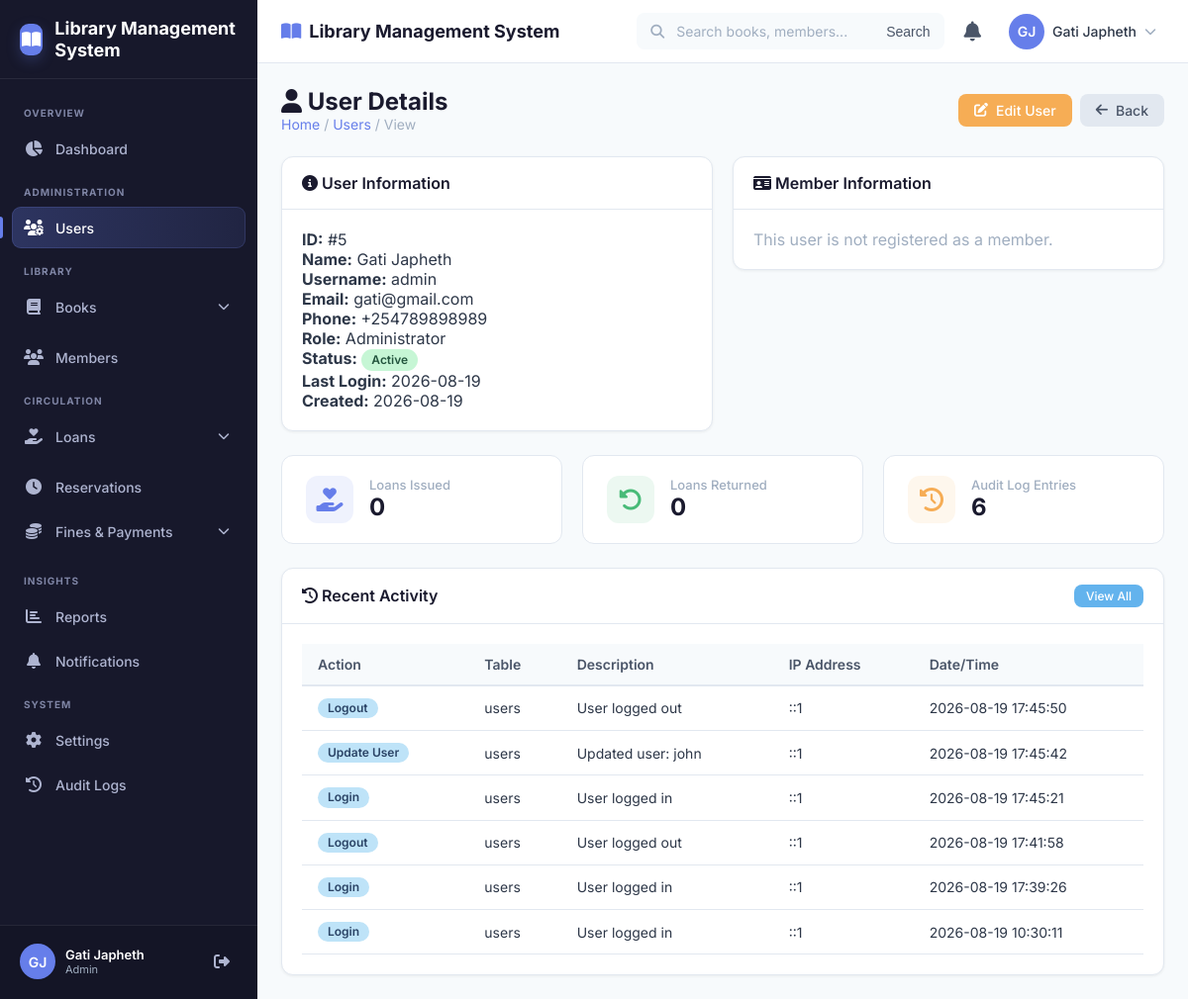
Page /admin/users/view.php?id=5 (signed in) on the committed database.
### tables this page shows
CREATE TABLE `users` (
  `id` int(11) NOT NULL,
  `name` varchar(100) NOT NULL,
  `email` varchar(100) NOT NULL,
  `phone` varchar(20) DEFAULT NULL,
  `username` varchar(50) NOT NULL,
  `password` varchar(255) NOT NULL,
  `role` enum('admin','librarian','member') NOT NULL DEFAULT 'member',
  `status` enum('active','inactive') NOT NULL DEFAULT 'active',
  `profile_image` varchar(255) DEFAULT NULL,
  `last_login` datetime DEFAULT NULL,
  `created_at` timestamp NOT NULL DEFAULT current_timestamp(),
  `updated_at` timestamp NOT NULL DEFAULT current_timestamp() ON UPDATE current_timestamp()
);

CREATE TABLE `audit_logs` (
  `id` int(11) NOT NULL,
  `user_id` int(11) DEFAULT NULL,
  `action` varchar(100) NOT NULL,
  `table_name` varchar(50) DEFAULT NULL,
  `record_id` int(11) DEFAULT NULL,
  `description` text DEFAULT NULL,
  `ip_address` varchar(45) DEFAULT NULL,
  `created_at` timestamp NOT NULL DEFAULT current_timestamp()
);

### admin/users/view.php (the view, shortened to what this page needs)
<?php
$pdo = getDBConnection();
$userId = isset($_GET['id']) ? (int) $_GET['id'] : 0;
$stmt = $pdo->prepare("
    SELECT u.*,
           (SELECT COUNT(*) FROM loans WHERE issued_by = u.id) as loans_issued,
           (SELECT COUNT(*) FROM loans WHERE returned_to = u.id) as loans_returned
    FROM users u
    WHERE u.id = ?
");
$stmt->execute([$userId]);
$user = $stmt->fetch();
$isMember = false;
$stmt = $pdo->prepare("SELECT * FROM members WHERE user_id = ?");
$stmt->execute([$userId]);
$member = $stmt->fetch();
$stmt = $pdo->prepare("
    SELECT * FROM audit_logs
    WHERE user_id = ?
    ORDER BY created_at DESC
    LIMIT 20
");
$stmt->execute([$userId]);
$auditLogs = $stmt->fetchAll();
include_once '../../includes/header.php';
include_once '../../includes/navbar.php';
include_once '../../includes/sidebar.php';
?>
<main class="page-content">
    <div class="page-header">
        <div>
            <h1><i class="fas fa-user"></i> User Details</h1>
            <div class="breadcrumb">
                <a href="../dashboard.php">Home</a> / <a href="index.php">Users</a> / View
            </div>
        </div>
        <div class="page-actions">
            <a href="edit.php?id=<?php echo $userId; ?>" class="btn btn-warning">
                <i class="fas fa-edit"></i> Edit User
            </a>
            <a href="index.php" class="btn btn-secondary">
                <i class="fas fa-arrow-left"></i> Back
            </a>
        </div>
    </div>
    <div class="row">
        <div class="col-6">
            <div class="card">
                <div class="card-header">
                    <h5><i class="fas fa-info-circle"></i> User Information</h5>
                </div>
                <div class="card-body">
                    <p><strong>ID:</strong> #<?php echo $user['id']; ?></p>
                    <p><strong>Name:</strong> <?php echo $user['name']; ?></p>
                    <p><strong>Username:</strong> <?php echo $user['username']; ?></p>
                    <p><strong>Email:</strong> <?php echo $user['email']; ?></p>
                    <?php if ($user['phone']): ?>
                        <p><strong>Phone:</strong> <?php echo $user['phone']; ?></p>
                    <?php endif; ?>
                    <p><strong>Role:</strong> <?php echo getRoleDisplayName($user['role']); ?></p>
                    <p><strong>Status:</strong> <?php echo getStatusBadge($user['status']); ?></p>
                    <p><strong>Last Login:</strong> <?php echo $user['last_login'] ? formatDate($user['last_login']) : 'Never'; ?></p>
                    <p><strong>Created:</strong> <?php echo formatDate($user['created_at']); ?></p>
                </div>
            </div>
        </div>
        <div class="col-6">
            <div class="card">
                <div class="card-header">
                    <h5><i class="fas fa-id-card"></i> Member Information</h5>
                </div>
                <div class="card-body">
                    <?php if ($isMember && $member): ?>
                        <p><strong>Member Number:</strong> <?php echo $member['member_number']; ?></p>
                        <p><strong>Membership Type:</strong> <?php echo $member['membership_type']; ?></p>
                        <p><strong>Member Status:</strong> <?php echo getStatusBadge($member['status'], 'member'); ?></p>
                        <p><strong>Registration Date:</strong> <?php echo formatDate($member['registration_date']); ?></p>
                        <?php if ($member['date_of_birth']): ?>
                            <p><strong>Date of Birth:</strong> <?php echo formatDate($member['date_of_birth']); ?></p>
                        <?php endif; ?>
                        <?php if ($member['gender']): ?>
                            <p><strong>Gender:</strong> <?php echo $member['gender']; ?></p>
                        <?php endif; ?>
                        <?php if ($member['address']): ?>
                            <p><strong>Address:</strong> <?php echo nl2br($member['address']); ?></p>
                        <?php endif; ?>
                        <?php if ($member['emergency_contact']): ?>
                            <p><strong>Emergency Contact:</strong> <?php echo $member['emergency_contact']; ?></p>
                        <?php endif; ?>
                        <div class="mt-3">
                            <a href="../members/view.php?id=<?php echo $member['id']; ?>" class="btn btn-info">
                                <i class="fas fa-eye"></i> View Full Member Profile
                            </a>
                        </div>
                    <?php else: ?>
                        <p class="text-muted">This user is not registered as a member.</p>
                    <?php endif; ?>
                </div>
            </div>
        </div>
    </div>
    <div class="row mt-3">
        <div class="col-4">
            <div class="stat-card">
                <div class="stat-icon primary">
                    <i class="fas fa-hand-holding-heart"></i>
                </div>
                <div class="stat-info">
                    <div class="stat-label">Loans Issued</div>
                    <div class="stat-value"><?php echo $user['loans_issued']; ?></div>
                </div>
            </div>
        </div>
        <div class="col-4">
            <div class="stat-card">
                <div class="stat-icon success">
                    <i class="fas fa-undo-alt"></i>
                </div>
                <div class="stat-info">
                    <div class="stat-label">Loans Returned</div>
                    <div class="stat-value"><?php echo $user['loans_returned']; ?></div>
                </div>
            </div>
        </div>
        <div class="col-4">
            <div class="stat-card">
                <div class="stat-icon warning">
                    <i class="fas fa-history"></i>
                </div>
                <div class="stat-info">
                    <div class="stat-label">Audit Log Entries</div>
                    <div class="stat-value"><?php echo count($auditLogs); ?></div>
                </div>
            </div>
        </div>
    </div>
    <div class="row mt-3">
        <div class="col-12">
            <div class="card">
                <div class="card-header">
                    <h5><i class="fas fa-history"></i> Recent Activity</h5>
                    <a href="../audit-logs/index.php?user_id=<?php echo $userId; ?>" class="btn btn-sm btn-info">
                        View All
                    </a>
                </div>
                <div class="card-body">
                    <?php if (empty($auditLogs)): ?>
                        <p class="text-muted text-center">No audit logs found for this user</p>
                    <?php else: ?>
                        <div class="table-responsive">
                            <table class="table">
                                <thead>
                                    <tr>
                                        <th>Action</th>
                                        <th>Table</th>
                                        <th>Description</th>
                                        <th>IP Address</th>
                                        <th>Date/Time</th>
                                    </tr>
                                </thead>
                                <tbody>
                                    <?php foreach ($auditLogs as $log): ?>
                                        <tr>
                                            <td><span class="badge badge-info"><?php echo ucwords(str_replace('_', ' ', $log['action'])); ?></span></td>
                                            <td><?php echo $log['table_name'] ?: 'N/A'; ?></td>
                                            <td><?php echo $log['description'] ?: 'N/A'; ?></td>
                                            <td><?php echo $log['ip_address'] ?: 'N/A'; ?></td>
                                            <td><?php echo formatDate($log['created_at'], 'Y-m-d H:i:s'); ?></td>
                                        </tr>
                                    <?php endforeach; ?>
                                </tbody>
                            </table>
                        </div>
                    <?php endif; ?>
                </div>
            </div>
        </div>
    </div>
</main>
<?php include_once '../../includes/footer.php'; ?>

### includes/functions.php (shortened to what this page needs)
<?php
function formatDate(string $date, string $format = 'Y-m-d'): string {
    $dt = new DateTime($date);
    return $dt->format($format);
}
function getRoleDisplayName(string $role): string {
    $roles = [
        'admin' => 'Administrator',
        'librarian' => 'Librarian',
        'member' => 'Member'
    ];
    return $roles[$role] ?? $role;
}
function getStatusDisplayName(string $status, string $type = 'user'): string {
    $statuses = [
        'user' => [
            'active' => 'Active',
            'inactive' => 'Inactive'
        ],
        'member' => [
            'active' => 'Active',
            'inactive' => 'Inactive',
            'suspended' => 'Suspended'
        ],
        'copy' => [
            'Available' => 'Available',
            'Borrowed' => 'Borrowed',
            'Reserved' => 'Reserved',
            'Lost' => 'Lost',
            'Damaged' => 'Damaged',
            'Maintenance' => 'Maintenance'
        ],
        'loan' => [
            'Borrowed' => 'Borrowed',
            'Returned' => 'Returned',
            'Overdue' => 'Overdue',
            'Lost' => 'Lost'
        ],
        'fine' => [
            'Unpaid' => 'Unpaid',
            'Paid' => 'Paid',
            'Waived' => 'Waived'
        ]
    ];
    return $statuses[$type][$status] ?? $status;
}
function getStatusBadge(string $status, string $type = 'user'): string {
    $classes = [
        'active' => 'badge-success',
        'inactive' => 'badge-danger',
        'suspended' => 'badge-warning',
        'Available' => 'badge-success',
        'Borrowed' => 'badge-warning',
        'Reserved' => 'badge-info',
        'Lost' => 'badge-danger',
        'Damaged' => 'badge-danger',
        'Maintenance' => 'badge-secondary',
        'Returned' => 'badge-success',
        'Overdue' => 'badge-danger',
        'Unpaid' => 'badge-danger',
        'Paid' => 'badge-success',
        'Waived' => 'badge-secondary'
    ];
    $display = getStatusDisplayName($status, $type);
    $class = $classes[$status] ?? 'badge-secondary';
    return '<span class="badge ' . $class . '">' . $display . '</span>';
}

### assets/css/style.css (style rules this page uses)
:root { --primary: #667eea; --primary-dark: #5a67d8; --primary-light: #7c8cf5; --secondary: #764ba2; --success: #48bb78; --danger: #fc8181; --warning: #f6ad55; --info: #63b3ed; --dark: #1a1a2e; --gray-900: #2d3748; --gray-700: #4a5568; --gray-500: #a0aec0; --gray-300: #e2e8f0; --gray-100: #f7fafc; --white: #ffffff; --sidebar-width: 260px; --navbar-height: 64px; --border-radius: 12px; --transition: all 0.3s cubic-bezier(0.4, 0, 0.2, 1); --font-family: 'Inter', -apple-system, BlinkMacSystemFont, sans-serif; }
* { margin: 0; padding: 0; box-sizing: border-box; }
html { font-size: 16px; scroll-behavior: smooth; }
body { font-family: var(--font-family); background: var(--gray-100); color: var(--gray-900); min-height: 100vh; display: flex; flex-direction: column; }
a { text-decoration: none; color: inherit; }
.page-content { flex: 1; padding: 24px; }
.page-header { display: flex; justify-content: space-between; align-items: center; margin-bottom: 24px; flex-wrap: wrap; gap: 12px; }
.page-header h1 { font-size: 24px; font-weight: 700; color: var(--dark); }
.page-header .breadcrumb { font-size: 14px; color: var(--gray-500); }
.page-header .breadcrumb a { color: var(--primary); }
.page-header .page-actions { display: flex; gap: 8px; }
.card { background: var(--white); border-radius: var(--border-radius); box-shadow: 0 1px 3px rgba(0,0,0,0.06); border: 1px solid var(--gray-300); overflow: hidden; }
.card-header { padding: 16px 20px; border-bottom: 1px solid var(--gray-300); display: flex; justify-content: space-between; align-items: center; flex-wrap: wrap; gap: 8px; }
.card-header h5 { font-size: 16px; font-weight: 600; color: var(--dark); }
.card-body { padding: 20px; }
.stat-card { background: var(--white); border-radius: var(--border-radius); padding: 20px 24px; border: 1px solid var(--gray-300); display: flex; align-items: center; gap: 16px; transition: var(--transition); }
.stat-icon { width: 48px; height: 48px; border-radius: 12px; display: flex; align-items: center; justify-content: center; font-size: 24px; flex-shrink: 0; }
.stat-icon.primary { background: rgba(102, 126, 234, 0.1); color: var(--primary); }
.stat-icon.success { background: rgba(72, 187, 120, 0.1); color: var(--success); }
.stat-icon.warning { background: rgba(246, 173, 85, 0.1); color: var(--warning); }
.stat-info { flex: 1; min-width: 0; }
.stat-info .stat-label { font-size: 13px; color: var(--gray-500); font-weight: 500; }
.stat-info .stat-value { font-size: 24px; font-weight: 700; color: var(--dark); }
.row { display: grid; grid-template-columns: repeat(12, 1fr); gap: 20px; }
.col-4 { grid-column: span 4; }
.col-6 { grid-column: span 6; }
.col-12 { grid-column: span 12; }
.btn { display: inline-flex; align-items: center; gap: 8px; padding: 8px 16px; border: none; border-radius: 8px; font-size: 14px; font-weight: 500; font-family: var(--font-family); cursor: pointer; transition: var(--transition); text-decoration: none; }
.btn i { font-size: 14px; }
.btn-warning { background: var(--warning); color: var(--white); }
.btn-info { background: var(--info); color: var(--white); }
.btn-secondary { background: var(--gray-300); color: var(--gray-700); }
.btn-sm { padding: 4px 12px; font-size: 12px; }
.table-responsive { overflow-x: auto; -webkit-overflow-scrolling: touch; }
.table { width: 100%; border-collapse: collapse; font-size: 14px; }
.table thead { background: var(--gray-100); }
.table th { padding: 12px 16px; text-align: left; font-weight: 600; color: var(--gray-700); border-bottom: 2px solid var(--gray-300); white-space: nowrap; }
.table td { padding: 12px 16px; border-bottom: 1px solid var(--gray-300); vertical-align: middle; }
.badge { display: inline-flex; align-items: center; justify-content: center; max-width: 100%; padding: 3px 10px; border-radius: 999px; font-size: 12px; line-height: 1.35; font-weight: 600; text-align: center; white-space: normal; overflow-wrap: anywhere; vertical-align: middle; }
.table .badge { padding: 2px 10px; }
.badge-success { background: #c6f6d5; color: #22543d; }
.badge-info { background: #bee3f8; color: #2a4365; }
.text-muted { color: var(--gray-500); }
.mt-3 { margin-top: 24px; }

### rows in the picture
users: id "5", name "Gati Japheth", username "admin", email "gati@gmail.com", phone "+254789898989", role "Administrator", status "Active", last_login "2026-08-19", created_at "2026-08-19"
audit_logs: action "Logout", table_name "users", description "User logged out", ip_address "::1", created_at "2026-08-19 17:45:50"
audit_logs: action "Update User", table_name "users", description "Updated user: john", ip_address "::1", created_at "2026-08-19 17:45:42"
audit_logs: action "Login", table_name "users", description "User logged in", ip_address "::1", created_at "2026-08-19 17:45:21"
audit_logs: action "Logout", table_name "users", description "User logged out", ip_address "::1", created_at "2026-08-19 17:41:58"
audit_logs: action "Login", table_name "users", description "User logged in", ip_address "::1", created_at "2026-08-19 17:39:26"
audit_logs: action "Login", table_name "users", description "User logged in", ip_address "::1", created_at "2026-08-19 10:30:11"

### other values in the picture
getSetting($pdo ?? null, 'library_name', APP_NAME) "Library Management System"
getInitials($userName) "GJ"
$userName "Gati Japheth"
$userRole "Admin"
$user['loans_issued'] "0"
$user['loans_returned'] "0"
count($auditLogs) "6"
